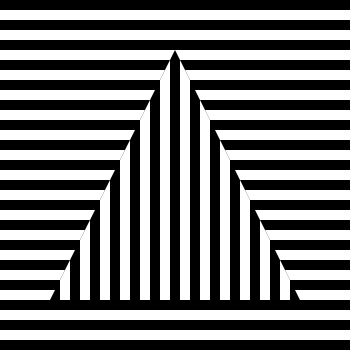
Frame 1 (no input)
Frame 2 (the mouse pressed at the canvas centre, redrawn once): identical to frame 1, image omitted

The p5.js sketch that drew this single still picture (run headless with seeded random() and noise() and a simulated clock; the mouse was pressed at the canvas centre and the sketch redrawn once):

// p5.js sketch
// ── sketch.js
var canSide = 350;
var numStripes = 17;
var stripeH = Math.floor(canSide / 35);
var w = stripeH;
var base = canSide * 0.71428571428;
var numCols = base / w;
var numWhitePerSide = Math.floor(numCols / 4);

var tHeight = canSide * 0.71428571428;

function setup() {
	createCanvas(canSide, canSide);
}

function draw() {
	background(0);
	noStroke();
	noLoop();

	drawStripes();
	drawTriangle();
	drawLeft();
	drawRight();



}

function drawStripes() {
	fill(255);
	for (let i = stripeH; i < height; i += stripeH * 2) {
		rect(0, i, width, stripeH);
	}
}

function drawTriangle() {
	fill(0);
	triangle(width/7, height * 0.85714285714, width/2, height/7,
		width * 0.85714285714, height * 0.85714285714);
}

function drawLeft() {
	fill(255);
	for (let i = 0; i < numWhitePerSide; i++) {
		push();
		beginShape();
		// bottom left
		vertex((width * 0.171428571) + ((stripeH * 2) * i), 
			height * 0.85714285714);
		// top left
		vertex((width * 0.171428571) + ((stripeH * 2) * i), 
			height * 0.85714285714 - (stripeH * 2) - ((stripeH * 4) * i));
		// top right
		vertex(width/5 + ((stripeH * 2) * i), 
			height * 0.85714285714 - (stripeH * 4) - ((stripeH * 4) * i));
		// bottom right
		vertex(width/5 + ((stripeH * 2) * i), height * 0.85714285714);
		endShape();
		pop();
	}
}

function drawRight() {
	fill(255);
	for (let i = 0; i < numWhitePerSide; i++) {
		push();
		beginShape();
		// bottom left
		vertex(width/2 + stripeH/2 + ((stripeH * 2) * i), 
			height * 0.85714285714);
		// top left
		vertex(width/2 + stripeH/2 + ((stripeH * 2) * i), 
			(height * 0.171428571) + ((stripeH * 4) * i));
		// top right
		vertex(width/2 + stripeH/2 + stripeH + ((stripeH * 2) * i), 
			(height * 0.171428571) + (stripeH * 2) + ((stripeH * 4) * i));
		// bottom right
		vertex(width/2 + stripeH/2 + stripeH + ((stripeH * 2)* i), 
			height * 0.85714285714);
		endShape();
		pop();
	}
}
